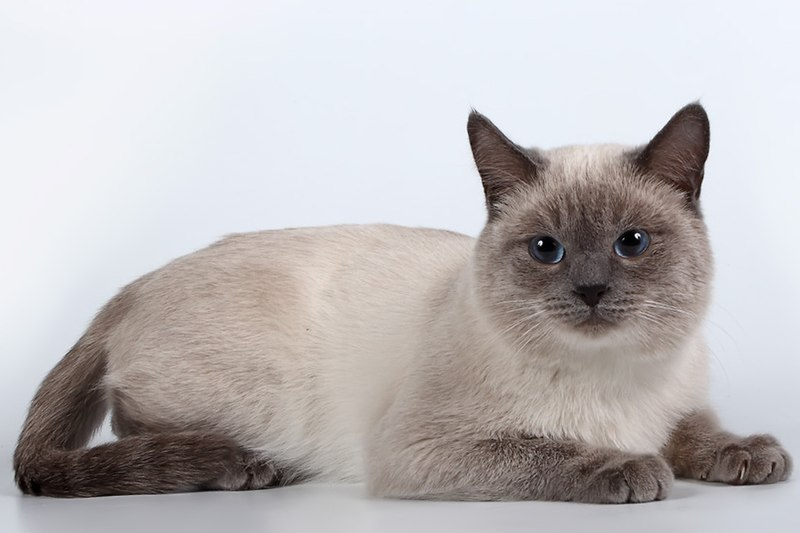
#> input picture Photos/cat.jpg, 800 x 533 px
$ python transformation.py
#> lines starting #> are read from the running program, lines starting #| are printed output that depends on the picture
import cv2
import numpy as np

img = cv2.imread('Photos/cat.jpg')
#> img is the input picture: shape (533, 800, 3); mean B, G, R 186.7, 185.7, 189.4

# Translation
def translate(img, x, y):
#> called with x = 100, y = 100
    transMat = np.float32([[1,0,x],[0,1,y]])
    dimensions = (img.shape[1], img.shape[0])
#> dimensions = (800, 533)
    return cv2.warpAffine(img, transMat, dimensions)
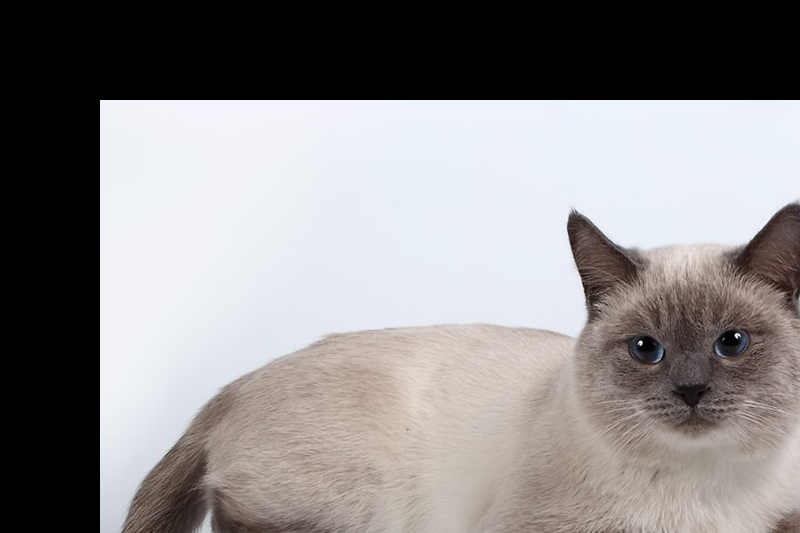
#> returned value: shape (533, 800, 3); mean of channels 0, 1, 2 138.2, 137.8, 140.7; drawn as B, G, R

# -x --> Left
# -y --> Up
# +x --> Right
# +y --> Down

translated = translate(img, 100, 100)
cv2.imshow('Translated', translated)

# Rotation
def rotate(img, angle, rotPoint=None):
#> called with angle = 90
    (height, width) = img.shape[:2]
#> height = 533; width = 800
    if (rotPoint == None):
        rotPoint = (width//2, height//2)
#> rotPoint = (400, 266)
    rotMat = cv2.getRotationMatrix2D(rotPoint, angle, 1.0)
    dimensions = (width, height)
#> dimensions = (800, 533)
    return cv2.warpAffine(img, rotMat, dimensions)
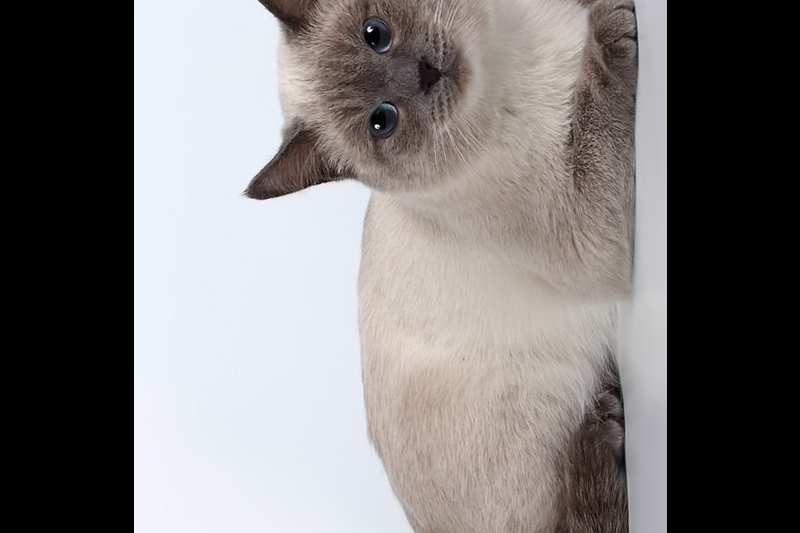
#> returned value: shape (533, 800, 3); mean of channels 0, 1, 2 120.3, 120.5, 123.8; drawn as B, G, R

rotated = rotate(img, 90)
cv2.imshow('Rotated', rotated)

# Resizing
resized = cv2.resize(img, (500,500), interpolation=cv2.INTER_AREA)
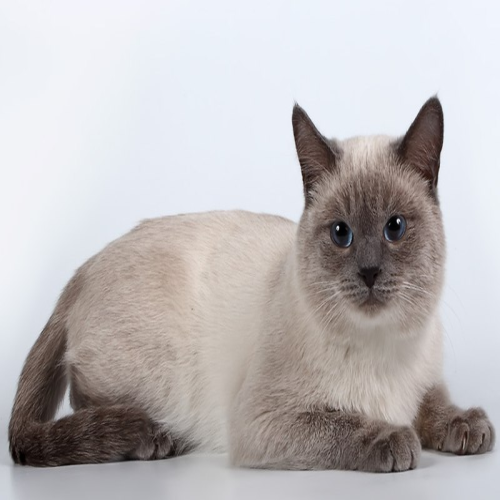
#> resized: shape (500, 500, 3); mean B, G, R 186.7, 185.7, 189.4
cv2.imshow('Resized', resized)

# Flipping
flip = cv2.flip(img, 1) # 0: vertical, 1: horizontal, -1: both
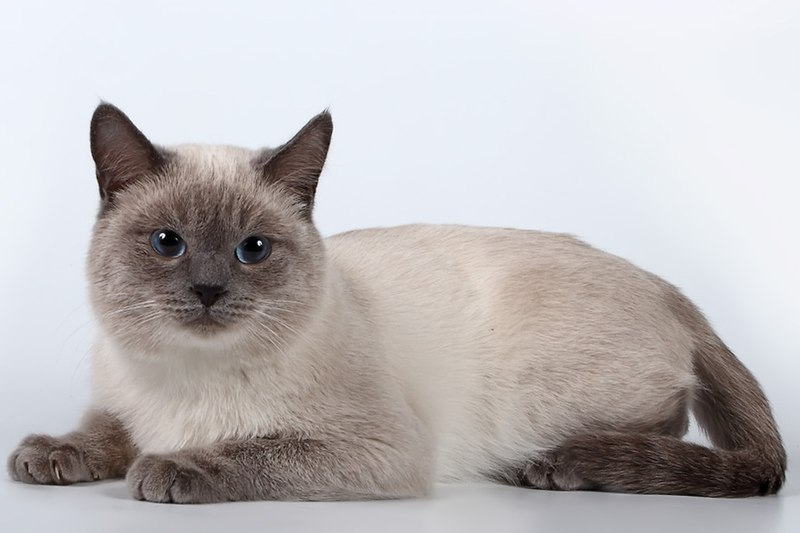
#> flip: shape (533, 800, 3); mean B, G, R 186.7, 185.7, 189.4
cv2.imshow('Flip', flip)

# Cropping
cropped = img[200:400, 300:400]
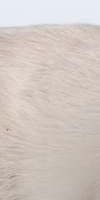
#> cropped: shape (200, 100, 3); mean B, G, R 193.3, 199.7, 208.7
cv2.imshow('Cropped', cropped)

cv2.waitKey(0)
cv2.destroyAllWindows()

# https://docs.opencv.org/4.x/da/d6e/tutorial_py_geometric_transformations.html

$ run again, with Photos/chill.jpg copied over Photos/cat.jpg
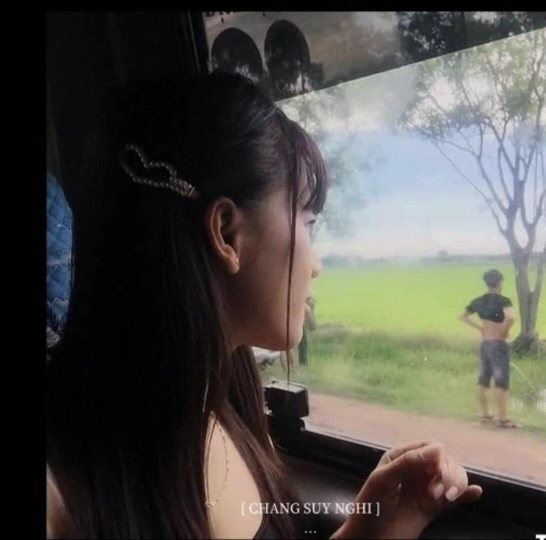
#> input picture Photos/chill.jpg, 1091 x 1080 px (shown at 1/2 size)
#> img is the input picture: shape (1080, 1091, 3); mean B, G, R 72, 77.1, 78.8
#> `flip = cv2.flip(img, 1)`:
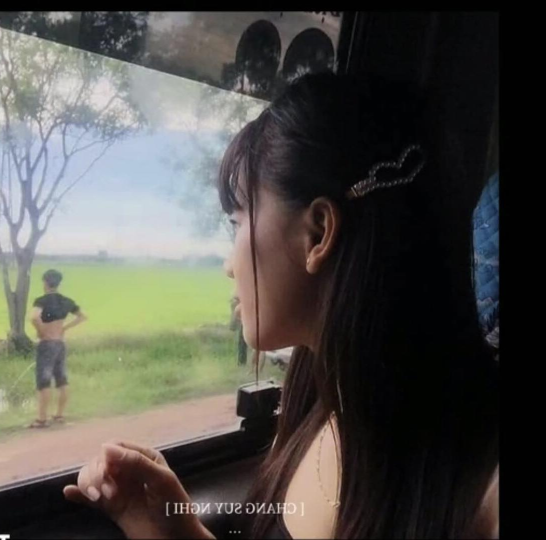
#> flip: shape (1080, 1091, 3) (shown at 1/2 size); mean B, G, R 72, 77.1, 78.8
#> `cropped = img[200:400, 300:400]`:
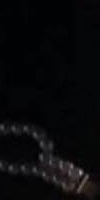
#> cropped: shape (200, 100, 3); mean B, G, R 10.5, 8.9, 8.8
